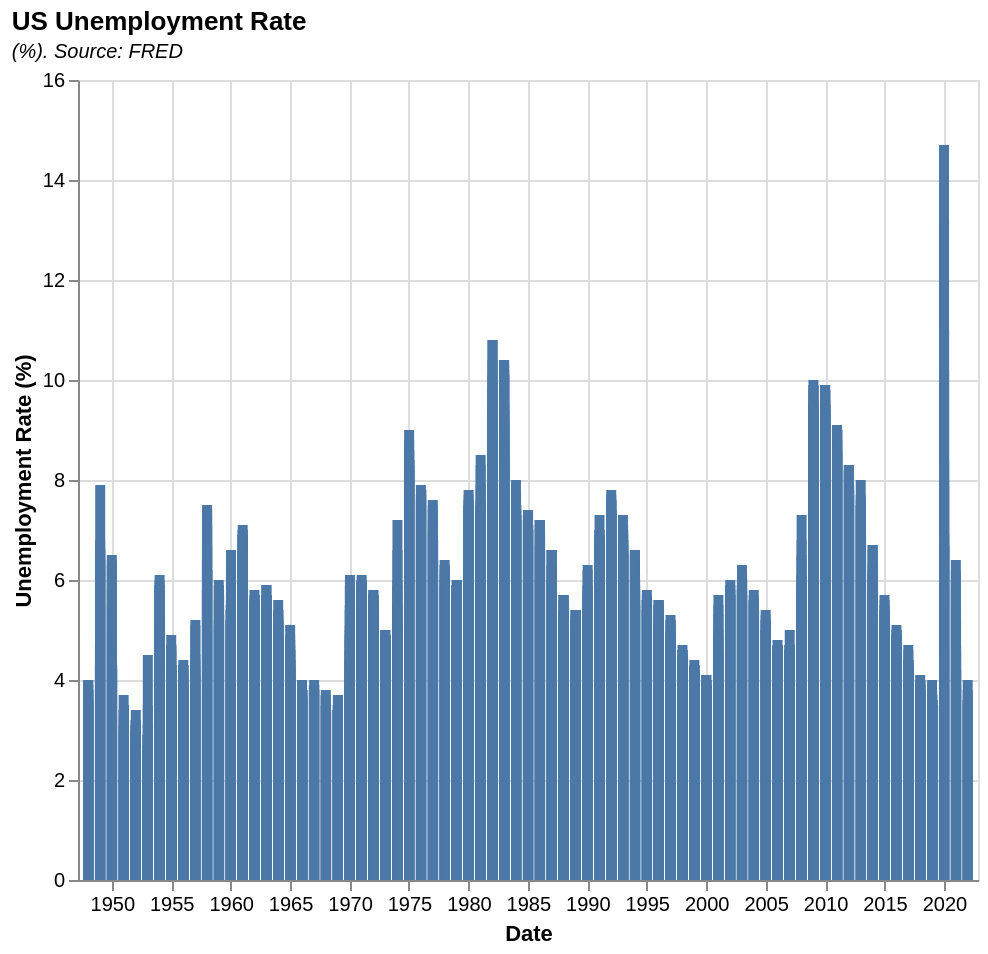

Here is the Vega-Lite specification saved for this chart:
### Vega-Lite specification from a JSON file in a GitHub repository (floating-point values rounded to 4 significant figures; data arrays with more than 128 entries replaced by an {"elided": "..."} marker saying what was removed)
{"$schema": "https://vega.github.io/schema/vega-lite/v5.json", "description": "A simple bar chart with embedded data.", "title": {"text": "US Unemployment Rate", "subtitle": "(%). Source: FRED", "subtitleFontStyle": "italic", "subtitleFontSize": 10, "anchor": "start", "color": "black"}, "data": {"values": {"elided": "898 records"}}, "height": 400, "width": 450, "mark": "bar", "encoding": {"y": {"field": "Unemployment Rate (%)", "type": "quantitative", "axis": {"labelAngle": 0}}, "x": {"field": "Date", "type": "temporal"}}}
